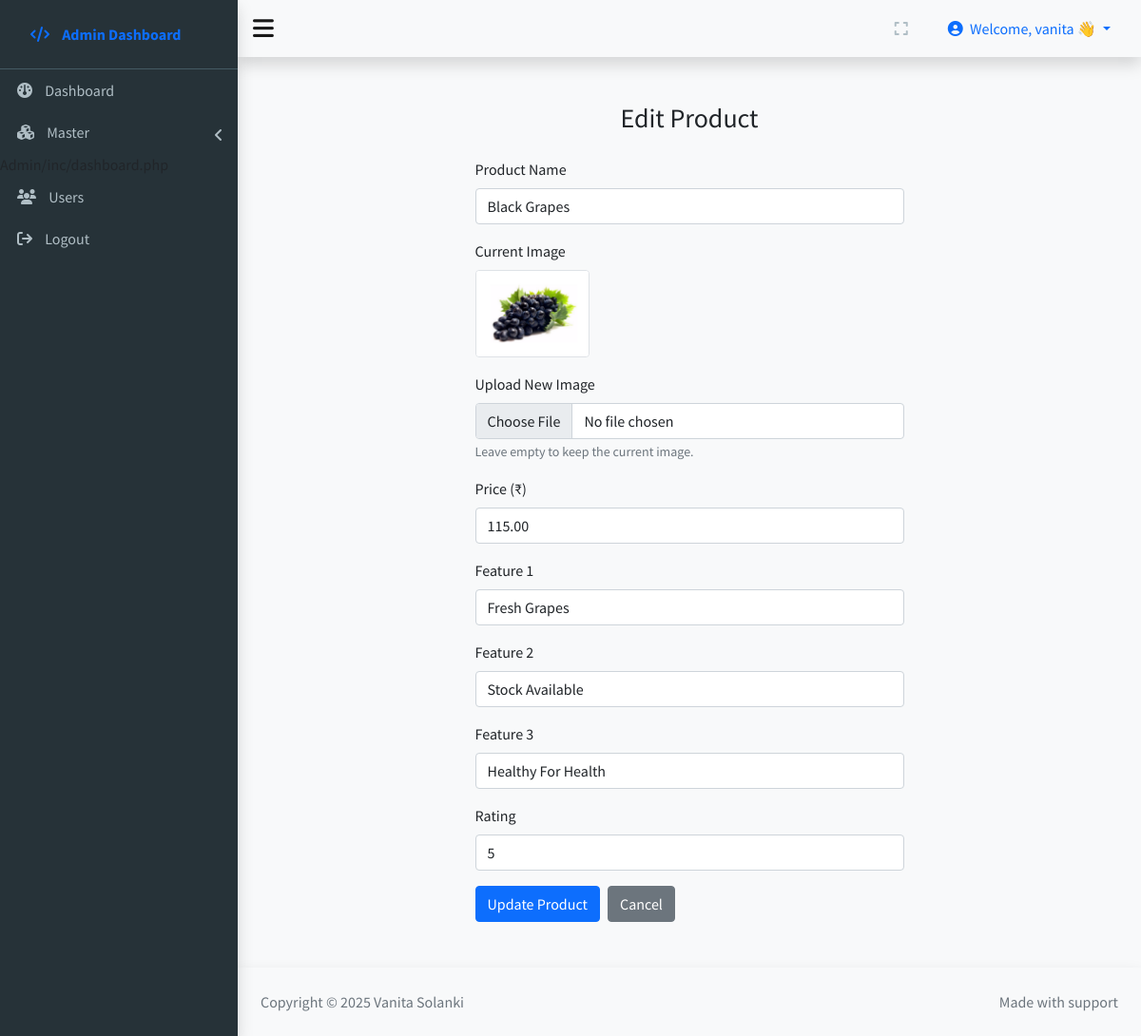
/Admin/inc/edit_product.php?id=119 (signed in), run on the app's committed database.
### tables this page shows
CREATE TABLE `products` (
  `product_id` int(11) NOT NULL,
  `name` varchar(255) NOT NULL,
  `price` decimal(10,2) NOT NULL,
  `image` varchar(255) NOT NULL,
  `feature1` varchar(255) DEFAULT NULL,
  `feature2` varchar(255) DEFAULT NULL,
  `feature3` varchar(255) DEFAULT NULL,
  `rating` int(11) DEFAULT NULL
);

### Admin/inc/edit_product.php (the view, shortened to what this page needs)
<?php
$adminName = $_SESSION['admin_name'];
?>
<?php
$currentPage = basename($_SERVER['PHP_SELF']);
?>
<!DOCTYPE html>
<html lang="en">
<head>
    <?php require('link.php'); ?>
</head>
<body class="bg-light">
    <div class="wrapper">
        <div class="sidebar shadow">
            <div class="admin_brand d-flex justify-content-between align-items-baseline">
                <div>
                    <a class="nav-link fw-bold" href="#">
                        <span class="icon"><i class="fas fa-code"></i></span>
                        <span class="menu">Admin Dashboard</span>
                    </a>
                </div>
            </div>
            <ul class="nav nav-pills flex-column">
                <li class="nav-item <?php echo ($currentPage == 'dashboard.php') ? 'active' : ''; ?>">
                    <a class="nav-link" href="dashboard.php">
                        <span class="icon" data-bs-toggle="tooltip" data-bs-title="Dashboard"><i class="fas fa-dashboard"></i></span>
                        <span class="menu">Dashboard</span>
                    </a>
                </li>
                <li class="nav-item position-relative <?php echo ($currentPage == 'child-one.php' || $currentPage == 'child-two.php') ? 'active' : ''; ?>" data-bs-toggle="collapse" href="#masterCollapse" role="button" aria-expanded="false" aria-controls="masterCollapse">
                    <a class="nav-link" href="#">
                        <span class="icon" data-bs-toggle="tooltip" data-bs-title="Master">
                            <i class="fas fa-cubes"></i>
                        </span>
                        <span class="menu">Master</span>
                    </a>
                </li>
                <li class="nav-item <?php echo ($currentPage == 'user.php') ? 'active' : ''; ?>">
                    <a class="nav-link" href="user.php">
                        <span class="icon" data-bs-toggle="tooltip" data-bs-title="Users"><i class="fas fa-users"></i></span>
                        <span class="menu">Users</span>
                    </a>
                </li>
                <li class="nav-item <?php echo ($currentPage == 'logout.php') ? 'active' : ''; ?>">
                    <a class="nav-link" href="logout.php">
                        <span class="icon" data-bs-toggle="tooltip" data-bs-title="Logout"><i class="fas fa-sign-out"></i></span>
                        <span class="menu">Logout</span>
                    </a>
                </li>
            </ul>
        </div>
        <div class="content">
            <nav class="navbar navbar-expand-md navbar-light bg-light shadow">
                <div class="container-fluid px-3">
                    <a class="navbar-brand d-none d-md-block" href="javascript:void(0)" id="show_sidebar_pc">
                        <i class="fas fa-bars fa-lg"></i>
                    </a>
                    <div class="ms-auto d-flex align-items-center">
                        <div class="nav-item d-none d-md-block me-2" data-bs-toggle="tooltip" data-bs-title="Full Screen" data-bs-placement="left">
                            <a href="#" class="nav-link" id="fullscreen">
                                <i class="fa-solid fa-expand"></i>
                            </a>
                        </div>
                        <div class="dropdown">
                            <a class="nav-link dropdown-toggle py-1 px-3 rounded-1" href="#" role="button" data-bs-toggle="dropdown" aria-expanded="false">
                                <i class="fas fa-user-circle me-1"></i>
                                Welcome, <?php echo htmlspecialchars($adminName); ?> 👋
                            </a>
                        </div>
                    </div>
                </div>
            </nav>
            <?php require_once 'db-config.php'; ?>
            <?php
            $id = $_GET['id'];
            $stmt = $con->prepare("SELECT * FROM products WHERE product_id = ?");
            $stmt->bind_param("i", $id);
            $stmt->execute();
            $result = $stmt->get_result();
            $product = $result->fetch_assoc();
            ?>
            <div class="container py-5">
                <div class="row justify-content-center">
                    <div class="col-md-6">
                        <h3 class="mb-4 text-center">Edit Product</h3>
                        <form method="POST" action="/nutrifiesta/php/update_product.php" enctype="multipart/form-data">
                            <div class="mb-3">
                                <label class="form-label">Product Name</label>
                                <input type="text" name="name" class="form-control" required value="<?= htmlspecialchars($product['name']) ?>">
                            </div>
                            <div class="mb-3">
                                <label class="form-label">Current Image</label><br>
                                <img src="<?= htmlspecialchars($product['image']) ?>" alt="Current Image" width="120" class="rounded border">
                            </div>
                            <div class="mb-3">
                                <label class="form-label">Upload New Image</label>
                                <input type="file" name="image" class="form-control">
                                <small class="text-muted">Leave empty to keep the current image.</small>
                            </div>
                            <div class="mb-3">
                                <label class="form-label">Price (₹)</label>
                                <input type="number" step="0.01" name="price" class="form-control" required value="<?= $product['price'] ?>">
                            </div>
                            <div class="mb-3">
                                <label class="form-label">Feature 1</label>
                                <input type="text" name="feature1" class="form-control" value="<?= htmlspecialchars($product['feature1']) ?>">
                            </div>
                            <div class="mb-3">
                                <label class="form-label">Feature 2</label>
                                <input type="text" name="feature2" class="form-control" value="<?= htmlspecialchars($product['feature2']) ?>">
                            </div>
                            <div class="mb-3">
                                <label class="form-label">Feature 3</label>
                                <input type="text" name="feature3" class="form-control" value="<?= htmlspecialchars($product['feature3']) ?>">
                            </div>
                            <div class="mb-3">
                                <label class="form-label">Rating</label>
                                <input type="number" name="rating" min="1" max="5" class="form-control" value="<?= $product['rating'] ?>">
                            </div>
                            <div class="d-flex gap-2">
                                <button type="submit" class="btn btn-primary">Update Product</button>
                                <a href="/nutrifiesta/Admin/inc/product.php" class="btn btn-secondary">Cancel</a>
                            </div>
                        </form>
                    </div>
                </div>
            </div>
            <footer class="bg-light b-0 shadow text-secondary text-center d-flex flex-column flex-md-row justify-content-between p-3 p-md-4">
                <div>Copyright &copy; 2025 Vanita Solanki</div>
                <div>Made with support</div>
            </footer>
        </div>
    </div>
</body>
</body>
</html>

### Admin/inc/link.php (style rules this page uses)
body { font-family: 'Source Sans Pro', sans-serif; background-color: #f5f5f5; }
html { scroll-behavior: smooth; }
.wrapper { width: 100%; min-height: 100vh; display: flex; position: relative; }
.content { width: 100%; }
.sidebar { width: 250px; background-color: #263238; white-space: nowrap; overflow-x: hidden; transition: width 0.3s ease; }
.admin_brand { padding: 16px; color: #f1f1f1; border-bottom: 1px solid #455a64; }
.nav-item .nav-link { color: #b0bec5; padding: 10px 18px; border-radius: 0 !important; }
html { scroll-behavior: smooth }
body { font-family: "Source Sans Pro", sans-serif }
.wrapper { width: 100%; height: 100%; position: relative; display: flex; min-height: 100vh }
.wrapper .content { width: 100% }
.wrapper .sidebar { width: 250px; transition: width .3s ease; white-space: nowrap; overflow-x: hidden; background-color: #263238; z-index: 1052 }
.wrapper .sidebar .admin_brand { padding: 16px; color: #f1f1f1; border-bottom: 1px solid #455a64 }
.wrapper .sidebar .icon { padding-right: 10px }
.wrapper .sidebar .nav-item .nav-link { border-radius: 0 !important; color: #b0bec5; padding: 10px 18px }
[data-bs-toggle=collapse]:after { display: inline-block; position: absolute; right: 15px; color: #b0bec5; top: 17px; font: normal normal normal 14px/1 FontAwesome; font-size: inherit; text-rendering: auto; -webkit-font-smoothing: antialiased; -moz-osx-font-smoothing: grayscale; content: ""; transition: all linear .25s }
@media (min-width: 768px) { .wrapper .content { flex: 1 } }

### data on the page
products: name "Black Grapes", image (picture), price "115.00", feature1 "Fresh Grapes", feature2 "Stock Available", feature3 "Healthy For Health", rating "5"

### other printed values
$adminName "vanita"
